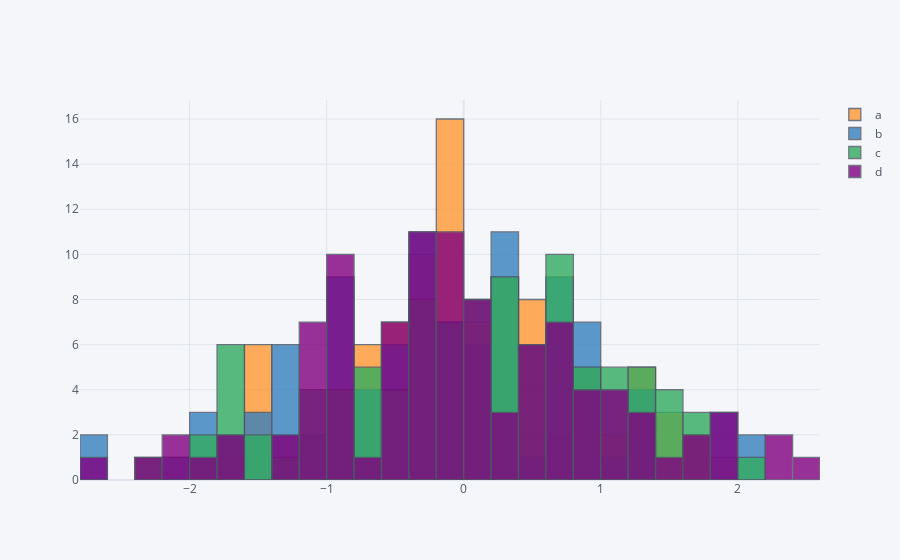

Notebook code cell kept with this figure:
### Code cell
dataframe.iplot(kind='hist',bins=30)
